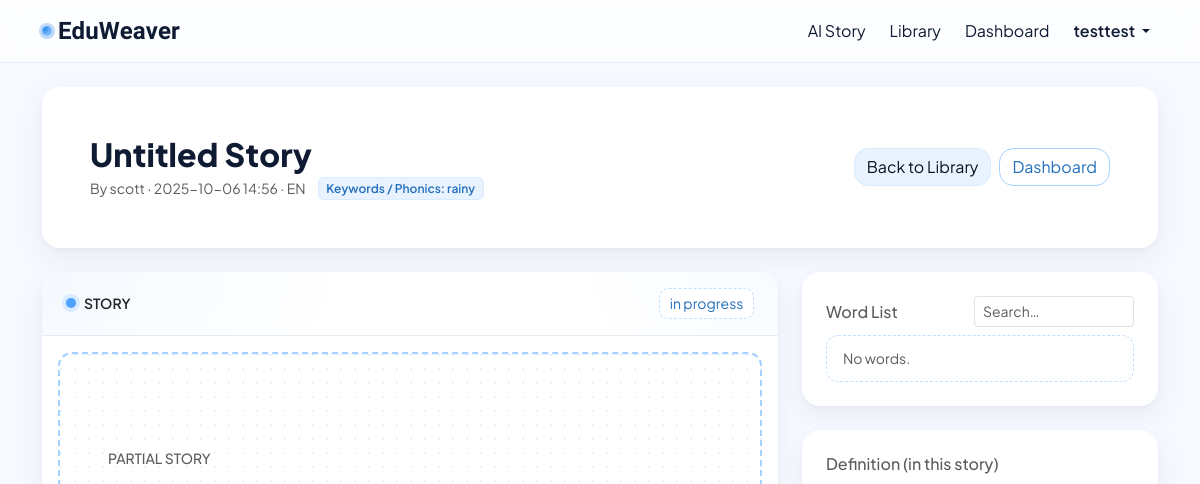
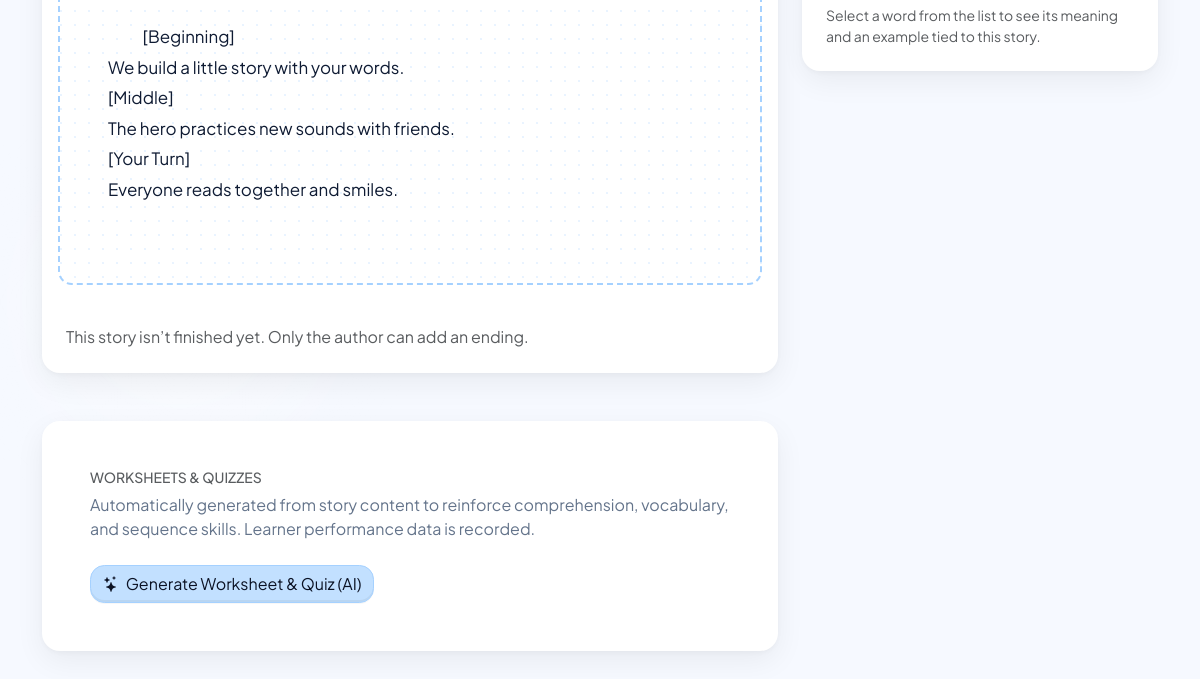
The page /finish/1 (signed in) on the database as committed earlier (2 pictures, top to bottom).
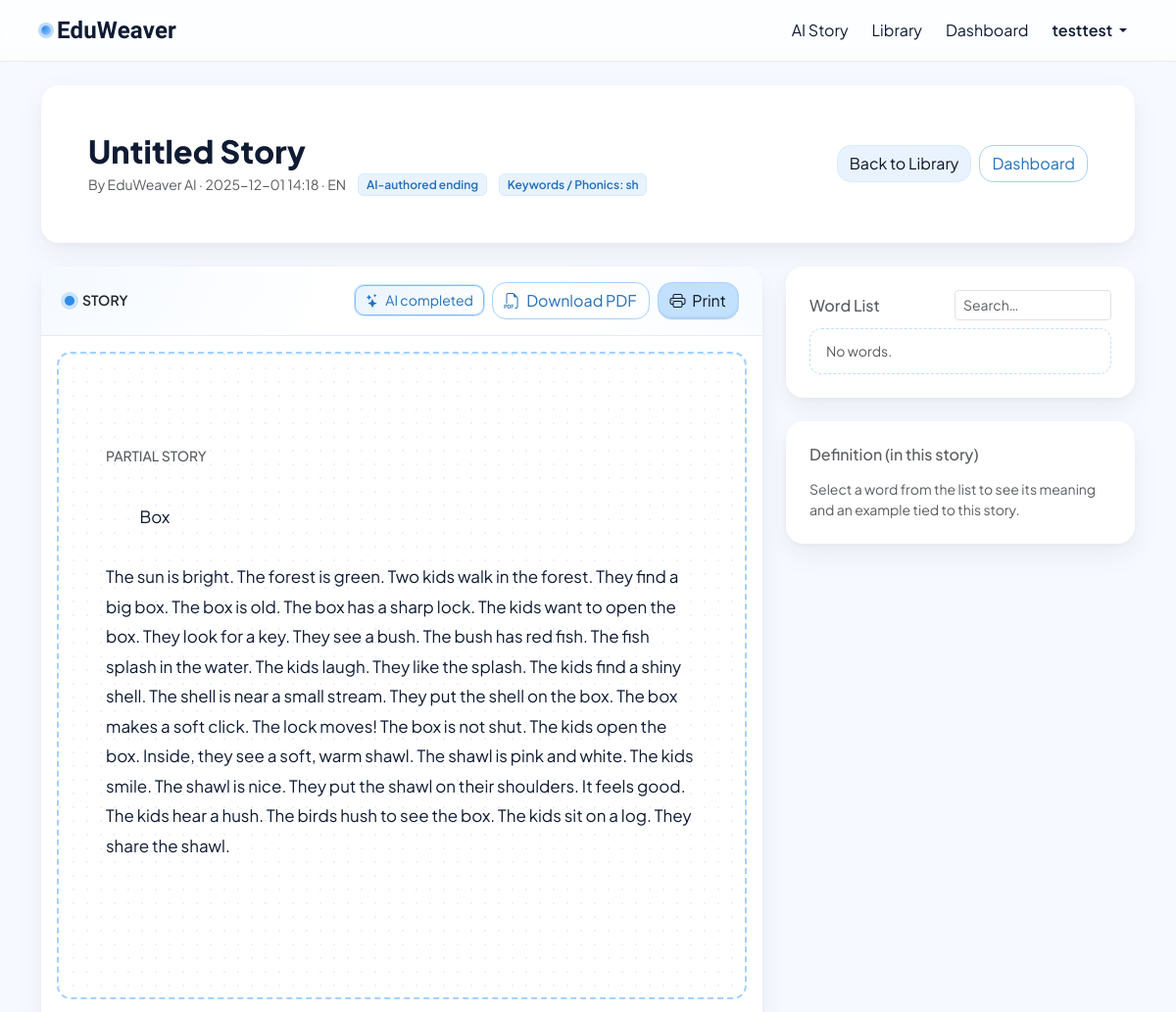
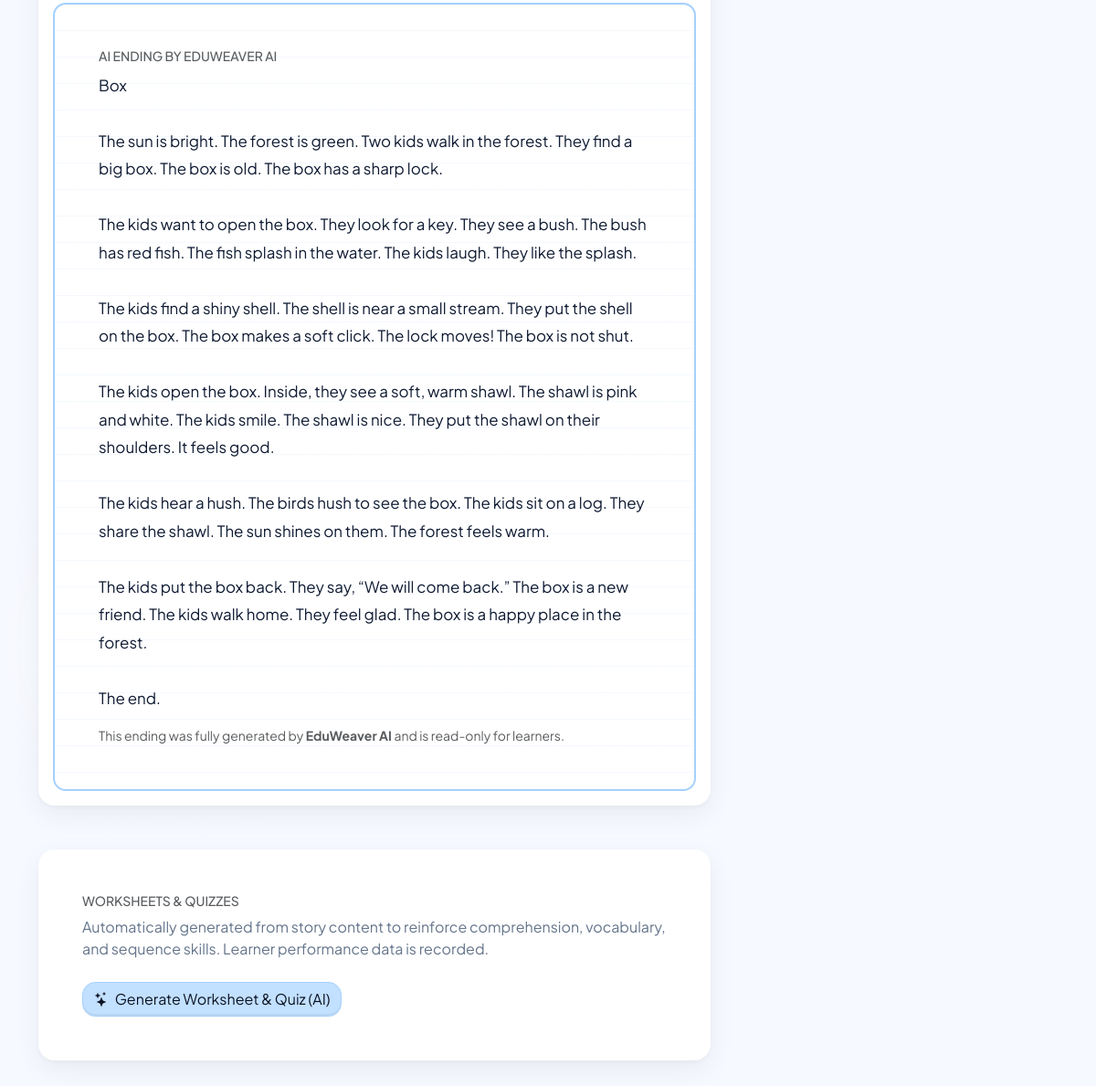
The same page on the database as committed later (2 pictures, top to bottom).
### tables this page shows
CREATE TABLE finish_drafts (
            id INTEGER PRIMARY KEY AUTOINCREMENT,
            story_id INTEGER,
            seed_prompt TEXT NOT NULL,
            partial_text TEXT NOT NULL,
            learner_name TEXT DEFAULT 'guest',
            completion_text TEXT,
            language TEXT DEFAULT 'en',
            created_at TEXT DEFAULT (DATETIME('now')),
            FOREIGN KEY (story_id) REFERENCES stories(id) ON DELETE CASCADE
        );

### app.py (the view)
@app.get("/finish/<int:draft_id>")
@login_required
def finish_view(draft_id: int):
    db = get_db()
    draft = db.execute(
        "SELECT * FROM finish_drafts WHERE id = ?", (draft_id,)
    ).fetchone()
    if not draft:
        flash("Draft not found.", "warning")
        return redirect(url_for("library"))
    return render_template("finish_view.html", draft=draft)

### app.py (called while the page is built)
def dict_factory(cursor, row):
    d = {}
    for idx, col in enumerate(cursor.description):
        d[col[0]] = row[idx]
    return d

def get_db():
    if "db" not in g:
        conn = sqlite3.connect(DB_PATH)
        conn.row_factory = dict_factory
        g.db = conn
    return g.db

@app.template_filter("dt")
def format_dt(value, fmt="%Y-%m-%d %H:%M"):
    if value is None:
        return ""
    if isinstance(value, datetime):
        return value.strftime(fmt)
    try:
        s = str(value).strip().replace("Z", "")
        if "." in s:
            s = s.split(".", 1)[0]
        dt = datetime.fromisoformat(s)
        return dt.strftime(fmt)
    except Exception:
        return value

@app.before_request
def load_current_user():
    g.current_user = None
    uid = session.get("user_id")
    if uid:
        db = get_db()
        g.current_user = db.execute("SELECT * FROM users WHERE id = ?", (uid,)).fetchone()

@app.context_processor
def inject_user():
    return {"current_user": g.get("current_user")}

### templates/backup/finish_view.html (shortened to what the changed rows need)
{% extends "base.html" %}
{% block content %}
{% set is_ai_author = (draft.learner_name or '') == 'EduWeaver AI' %}
<section class="card border-0 lp-card-modern mb-4 no-print">
  <div class="p-4 p-lg-5">
    <div class="d-flex align-items-center justify-content-between">
      <div>
        <h2 class="mb-1 lp-page-title">{{ draft.story_title or 'Untitled Story' }}</h2>
        <div class="d-flex flex-wrap align-items-center gap-2">
          <div class="text-muted small">
            By {{ draft.learner_name or 'guest' }} · {{ draft.created_at | dt }} · {{ draft.language|upper }}
          </div>
          {% if is_ai_author %}
            <span class="badge lp-badge-soft ms-1">
              AI-authored ending
            </span>
          {% endif %}
          {% if draft.seed_prompt %}
            <span class="badge lp-badge-soft ms-1">
              Keywords / Phonics: {{ draft.seed_prompt }}
            </span>
          {% endif %}
        </div>
      </div>
    </div>
  </div>
</section>
<div class="row g-4">
  <div class="col-lg-8">
    <section class="card border-0 lp-card-modern mb-5" id="storyCombined">
      <div class="card-body p-0">
        <div class="lp-strip d-flex flex-wrap align-items-center justify-content-between px-4 py-3">
          <div class="d-flex align-items-center gap-2">
            <span class="lp-dot {% if draft.completion_text and draft.completion_text|trim %}lp-dot-finish{% endif %}" aria-hidden="true"></span>
            <span class="small text-uppercase fw-semibold">Story</span>
          </div>
          {% if draft.completion_text and draft.completion_text|trim %}
            <div class="d-flex align-items-center gap-2">
              {% if is_ai_author %}
                <span class="lp-chip lp-chip-ai small">
                  <i class="bi bi-stars me-1"></i> AI completed
                </span>
              {% else %}
                <span class="lp-chip lp-chip-finish small">
                  <i class="bi bi-check2 me-1"></i> completed
                </span>
              {% endif %}
              <button type="button" class="btn btn-outline-sky no-print" id="downloadPdfFinishedBtn" title="Save as PDF">
                <i class="bi bi-filetype-pdf me-1"></i> Download PDF
              </button>
              <button type="button" class="btn btn-sky no-print" id="printFinishedBtn" title="Print">
                <i class="bi bi-printer me-1"></i> Print
              </button>
            </div>
          {% else %}
            <span class="lp-chip small">in progress</span>
          {% endif %}
        </div>
        {% if draft.partial_text and draft.partial_text|trim %}
        <div class="lp-partial p-4 p-lg-5 keep-together">
          <h6 class="text-muted text-uppercase small mb-2 mt-5">Partial Story</h6>
          <div id="partialText" class="lp-partial-text" style="white-space:pre-wrap">
            {{ (draft.partial_text or '') | replace('Your Turn: ', '') | safe }}
          </div>
        </div>
        {% endif %}
        {% if draft.completion_text and draft.completion_text|trim %}
        <div class="lp-finished {% if is_ai_author %}lp-finished-ai{% endif %} p-4 p-lg-5 keep-together">
          <h6 class="text-muted text-uppercase small mb-2">
            {% if is_ai_author %}
              AI Ending by EduWeaver AI
            {% else %}
              Finished Ending
            {% endif %}
          </h6>
          <div id="completionText" class="lp-finished-text" style="white-space:pre-wrap">{{ draft.completion_text }}</div>
          {% if is_ai_author %}
            <p class="text-muted small mb-0 mt-3">
              This ending was fully generated by <strong>EduWeaver AI</strong> and is read-only for learners.
            </p>
          {% endif %}
        </div>
        {% elif not can_edit %}
        <div class="p-4">
          <div class="text-muted">This story isn’t finished yet. Only the author can add an ending.</div>
        </div>
        {% endif %}
      </div>
    </section>
  </div>
</div>
{% endblock %}

Rows that differ between the two databases and show on the page:
changed finish_drafts "EN": learner_name "scott" → "EduWeaver AI"; created_at|dt "2025-10-06 14:56" → "2025-12-01 14:18"; seed_prompt "rainy" → "sh"; partial_text "[Beginning] We build a little story with your words. [Middle] The hero practices new sounds with friends. [Your Turn] Everyone reads together and smiles." → "Box The sun is bright. The forest is green. Two kids walk in the forest. They find a big box. The box is old. The box has a sharp lock. The kids want to open the box. They look for a key. They see a bush. The bush has red fish. The fish splash in the water. The kids laugh. They like the splash. The kids find a shiny shell. The shell is near a small stream. They put the shell on the box. The box makes a soft click. The lock moves! The box is not shut. The kids open the box. Inside, they see a soft, warm shawl. The shawl is pink and white. The kids smile. The shawl is nice. They put the shawl on their shoulders. It feels good. The kids hear a hush. The birds hush to see the box. The kids sit…"; completion_text (not shown) → "Box The sun is bright. The forest is green. Two kids walk in the forest. They find a big box. The box is old. The box has a sharp lock. The kids want to open the box. They look for a key. They see a bush. The bush has red fish. The fish splash in the water. The kids laugh. They like the splash. The kids find a shiny shell. The shell is near a small stream. They put the shell on the box. The box makes a soft click. The lock moves! The box is not shut. The kids open the box. Inside, they see a soft, warm shawl. The shawl is pink and white. The kids smile. The shawl is nice. They put the shawl on their shoulders. It feels good. The kids hear a hush. The birds hush to see the box. The kids sit…"
Other text that changed with them:
text no longer shown: "in progress This story isn’t finished yet. Only the author can add an ending."
text now shown: "AI-authored ending AI completed Download PDF Print AI ENDING BY EDUWEAVER AI This ending was fully generated by EduWeaver AI and is read-only for learners."
